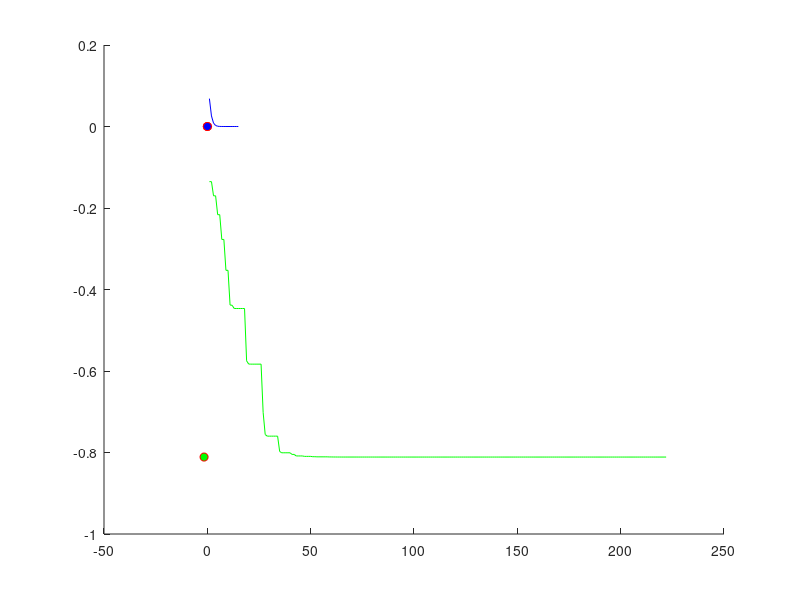

Here is the MATLAB script that generated this plot:
% Ορισμός της συνάρτησης f(x, y) και του gradient
f = @(x) x(1)^5 * exp(-x(1)^2 - x(2)^2); % Συνάρτηση f(x, y)
grad_f = @(x) [5*x(1)^4 * exp(-x(1)^2 - x(2)^2) - 2*x(1)^6 * exp(-x(1)^2 - x(2)^2); ...
               -2*x(1)^5 * x(2) * exp(-x(1)^2 - x(2)^2)]; % Παράγωγος
% Υπολογισμός του Hessian
hessian_f = @(x) [20*x(1)^3 * exp(-x(1)^2 - x(2)^2) - 8*x(1)^5 * exp(-x(1)^2 - x(2)^2) + 4*x(1)^7 * exp(-x(1)^2 - x(2)^2), ...
                  -10*x(1)^4 * x(2) * exp(-x(1)^2 - x(2)^2); ...
                  -10*x(1)^4 * x(2) * exp(-x(1)^2 - x(2)^2), ...
                  -2*x(1)^5 * exp(-x(1)^2 - x(2)^2)]; % Δευτέρες παραγώγοι
% Σημεία εκκίνησης
initial_points = [0, 0; -1, 1; 1, -1];
% Χρώματα για κάθε σημείο εκκίνησης
colors = ['r', 'g', 'b']; % Κόκκινο, Πράσινο, Μπλε
% Ανοίγουμε ένα figure για να δούμε την σύγκλιση
figure;
hold on;
% Παράμετροι της μεθόδου
epsilon = 1e-6; % Όριο σύγκλισης
max_iter = 100000; % Μέγιστος αριθμός επαναλήψεων
alpha = 0.1; % Παράμετρος για τον κανόνα Armijo
lambda = 0.01; % Αρχική τιμή για τη σταθερά απόσβεσης
% Υλοποίηση της μεθόδου Levenberg-Marquardt με Κανόνα Armijo για το βήμα γ
for i = 1:size(initial_points, 1)
    x = initial_points(i, :)';
    f_values = []; % Για να αποθηκεύσουμε τις τιμές της συνάρτησης κατά την πορεία
    local_minima_x = []; % Για να αποθηκεύσουμε τα x των τοπικών ελαχίστων
    local_minima_y = []; % Για να αποθηκεύσουμε τα y των τοπικών ελαχίστων
    local_minima_f = []; % Για να αποθηκεύσουμε τις τιμές της συνάρτησης στα τοπικά ελάχιστα
    
    for k = 1:max_iter
        grad = grad_f(x); % Υπολογισμός του gradient
        hess = hessian_f(x); % Υπολογισμός του Hessian
        d = -(hess + lambda * eye(2)) \ grad; % Κατεύθυνση καθόδου με παράμετρο απόσβεσης
        
        % Εφαρμογή του κανόνα Armijo για την εύρεση του βήματος gamma
        gamma = 1; % Αρχική εκτίμηση για το beta
        while f(x + gamma * d) > f(x) + alpha * gamma * grad' * d
            gamma = gamma / 2; % Μειώνουμε το βήμα
        end
        
        % Ενημερώνουμε την τιμή του x
        x_new = x + gamma * d;
        
        % Προσαρμογή της παραμέτρου lambda
        if f(x_new) < f(x)
            lambda = lambda / 10; % Μείωση του lambda αν βελτιώνεται
        else
            lambda = lambda * 10; % Αύξηση του lambda αν δεν βελτιώνεται
        end
        
        x = x_new; % Ενημέρωση του x
        
        % Αποθηκεύουμε την τιμή της συνάρτησης για σύγκριση
        f_values = [f_values; f(x)];
        
        % Αν η συνάρτηση συγκλίνει (ελάχιστο), αποθηκεύουμε το σημείο
        if norm(grad) < epsilon
            local_minima_x = [local_minima_x; x(1)];
            local_minima_y = [local_minima_y; x(2)];
            local_minima_f = [local_minima_f; f(x)];
            break; % Σταματάμε αν βρούμε το ελάχιστο
        end
    end
    
    % Εμφανίζουμε τη σύγκλιση της συνάρτησης με διαφορετικό χρώμα για κάθε σημείο εκκίνησης
    plot(1:length(f_values), f_values, 'Color', colors(i)); % Χρησιμοποιούμε διαφορετικό χρώμα για κάθε επανάληψη
    
    % Εμφανίζουμε τα τοπικά ελάχιστα ως κόκκινα σημεία στο διάγραμμα
    plot(local_minima_x, local_minima_f, 'ro', 'MarkerFaceColor', colors(i)); % Χρώμα για τα τοπικά ελάχιστα
    
    % Εκτύπωση σύγκλισης
    fprintf('Μέθοδος Levenberg-Marquardt με Armijo: Αρχικό σημείο: (%f, %f), Σύγκλιση σε (%f, %f) σε %d επαναλήψεις.\n', ...
        initial_points(i, 1), initial_points(i, 2), x(1), x(2), k);
end